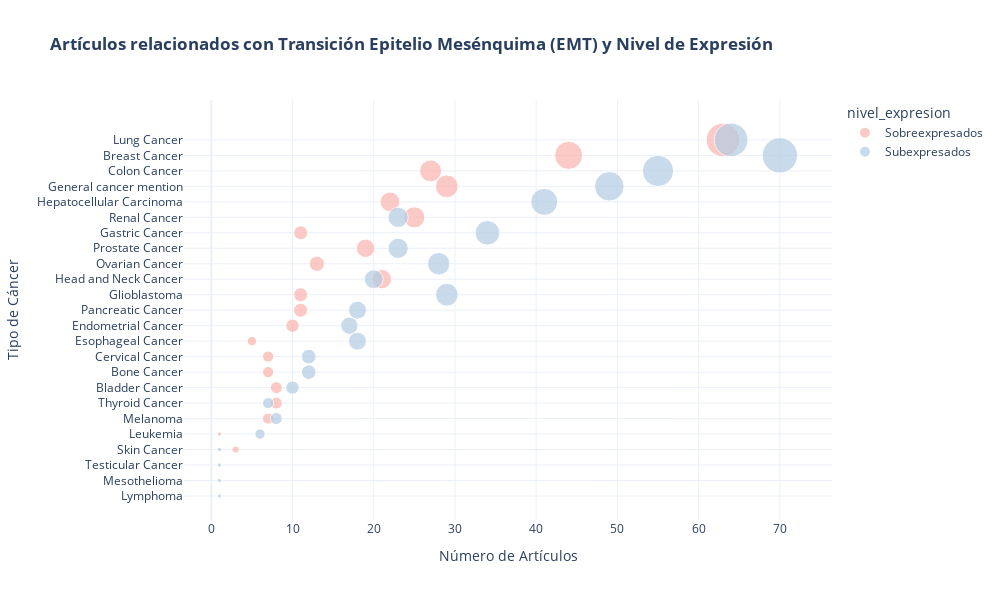

Notebook code for this chart:
### Code cell
graficar_distribucion_cancer_bibliografia(bibliografia_genes_clasificada, contexto_biologico)

### Figure 1 — Plotly figure (JSON) as saved in the notebook; plotly's stock layout.template omitted (floating-point values rounded to 4 significant figures)
{"data": [{"hovertemplate": "nivel_expresion=Sobreexpresados<br>Número de Artículos=%{marker.size}<br>Tipo de Cáncer=%{y}<extra></extra>", "legendgroup": "Sobreexpresados", "marker": {"color": "#FBB4AE", "size": [8, 7, 44, 7, 27, 10, 5, 11, 29, 11, 21, 22, 1, 63, 7, 13, 11, 19, 25, 3, 8], "sizemode": "area", "sizeref": 0.112, "symbol": "circle"}, "mode": "markers", "name": "Sobreexpresados", "orientation": "h", "showlegend": true, "type": "scatter", "x": [8, 7, 44, 7, 27, 10, 5, 11, 29, 11, 21, 22, 1, 63, 7, 13, 11, 19, 25, 3, 8], "xaxis": "x", "y": ["Bladder Cancer", "Bone Cancer", "Breast Cancer", "Cervical Cancer", "Colon Cancer", "Endometrial Cancer", "Esophageal Cancer", "Gastric Cancer", "General cancer mention", "Glioblastoma", "Head and Neck Cancer", "Hepatocellular Carcinoma", "Leukemia", "Lung Cancer", "Melanoma", "Ovarian Cancer", "Pancreatic Cancer", "Prostate Cancer", "Renal Cancer", "Skin Cancer", "Thyroid Cancer"], "yaxis": "y"}, {"hovertemplate": "nivel_expresion=Subexpresados<br>Número de Artículos=%{marker.size}<br>Tipo de Cáncer=%{y}<extra></extra>", "legendgroup": "Subexpresados", "marker": {"color": "#B3CDE3", "size": [10, 12, 70, 12, 55, 17, 18, 34, 49, 29, 20, 41, 6, 64, 1, 8, 1, 28, 18, 23, 23, 1, 1, 7], "sizemode": "area", "sizeref": 0.112, "symbol": "circle"}, "mode": "markers", "name": "Subexpresados", "orientation": "h", "showlegend": true, "type": "scatter", "x": [10, 12, 70, 12, 55, 17, 18, 34, 49, 29, 20, 41, 6, 64, 1, 8, 1, 28, 18, 23, 23, 1, 1, 7], "xaxis": "x", "y": ["Bladder Cancer", "Bone Cancer", "Breast Cancer", "Cervical Cancer", "Colon Cancer", "Endometrial Cancer", "Esophageal Cancer", "Gastric Cancer", "General cancer mention", "Glioblastoma", "Head and Neck Cancer", "Hepatocellular Carcinoma", "Leukemia", "Lung Cancer", "Lymphoma", "Melanoma", "Mesothelioma", "Ovarian Cancer", "Pancreatic Cancer", "Prostate Cancer", "Renal Cancer", "Skin Cancer", "Testicular Cancer", "Thyroid Cancer"], "yaxis": "y"}], "layout": {"height": 600, "hovermode": "closest", "legend": {"itemsizing": "constant", "title": {"text": "nivel_expresion"}, "tracegroupgap": 0}, "title": {"text": "<b>Artículos relacionados con Transición Epitelio Mesénquima (EMT) y Nivel de Expresión</b>"}, "width": 1000, "xaxis": {"anchor": "y", "domain": [0, 1], "title": {"text": "Número de Artículos"}}, "yaxis": {"anchor": "x", "categoryorder": "total ascending", "domain": [0, 1], "title": {"text": "Tipo de Cáncer"}}}}
